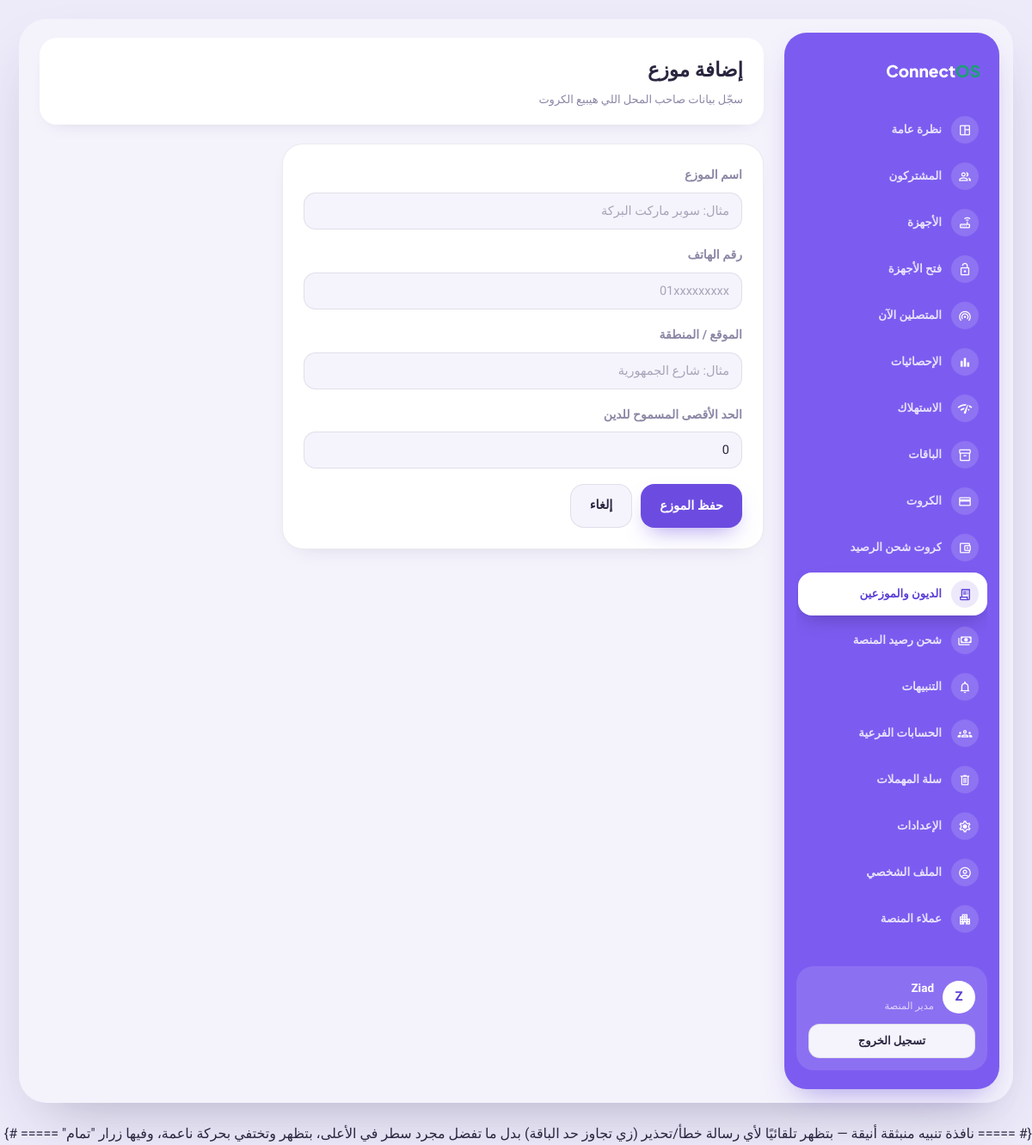
The app's page /debts/new/ (signed in) with its own data.
### core/models.py (models this page shows, shortened)
class User(AbstractUser):
    ROLE_CHOICES = [
        ("owner", "مالك الشركة"),
        ("admin", "مدير"),
        ("support", "دعم فني"),
        ("platform_admin", "مدير المنصة"),
    ]
    company = models.ForeignKey(
        Company, on_delete=models.CASCADE, related_name="users",
        verbose_name="الشركة", null=True, blank=True,
    )
    role = models.CharField("الصلاحية", max_length=20, choices=ROLE_CHOICES, default="owner")
    phone = models.CharField("رقم الهاتف", max_length=20, blank=True)
    last_login_ip = models.GenericIPAddressField("آخر IP دخول", null=True, blank=True)
    class Meta:
        verbose_name = "مستخدم"
        verbose_name_plural = "المستخدمون"

### debts/views.py (the view)
# urls.py: path("new/", views.reseller_create, name="reseller_create"),
@login_required
def reseller_create(request):
    if request.method == "POST":
        form = ResellerForm(request.POST)
        if form.is_valid():
            reseller = form.save(commit=False)
            reseller.company = request.user.company
            reseller.save()
            messages.success(request, f'تمت إضافة الموزع "{reseller.name}".')
            return redirect("debts:reseller_list")
    else:
        form = ResellerForm()
    return render(request, "debts/reseller_form.html", {"form": form})

### debts/forms.py
class ResellerForm(forms.ModelForm):
    class Meta:
        model = Reseller
        fields = ["name", "phone", "location", "debt_limit"]
        widgets = {
            "name": forms.TextInput(attrs={"class": "field", "placeholder": "مثال: سوبر ماركت البركة"}),
            "phone": forms.TextInput(attrs={"class": "field", "placeholder": "01xxxxxxxxx"}),
            "location": forms.TextInput(attrs={"class": "field", "placeholder": "مثال: شارع الجمهورية"}),
            "debt_limit": forms.NumberInput(attrs={"class": "field", "placeholder": "0 = بلا حد"}),
        }

### core/context_processors.py (called while the page is built, shortened)
def company_status(request):
    user = getattr(request, "user", None)
    if not user or not getattr(user, "is_authenticated", False):
        return {}
    if not getattr(user, "company_id", None) or user.role == "platform_admin":
        return {}

### debts/templates/debts/reseller_form.html (shortened to what this page needs)
{% extends "base.html" %}
{% block page_title %}إضافة موزع{% endblock %}
{% block page_crumb %}سجّل بيانات صاحب المحل اللي هيبيع الكروت{% endblock %}
{% block content %}
<div class="panel" style="max-width:560px;">
  <form method="post">
    {% for field in form %}
    <div class="form-group">
      <label for="{{ field.id_for_label }}">{{ field.label }}</label>
      {{ field }}
    </div>
    {% endfor %}
    <div style="display:flex;gap:10px;margin-top:10px;">
      <button type="submit" class="btn btn-primary">حفظ الموزع</button>
      <a href="{% url 'debts:reseller_list' %}" class="btn btn-ghost">إلغاء</a>
    </div>
  </form>
</div>
{% endblock %}

### templates/base.html (shortened to what this page needs)
{% load static %}
<!DOCTYPE html>
<html lang="ar" dir="rtl">
<head>
<link rel="stylesheet" href="{% static 'css/style.css' %}">
</head>
<body>
<div class="page-wrap">
<div class="shell">
  <aside class="sidebar no-print">
    <div class="sb-logo">Connect<span>OS</span></div>
    <nav class="sb-nav">
      <a href="{% url 'dashboard:home' %}" class="sb-link "><span class="sb-ico"><span class="material-symbols-outlined"></span></span><span class="sb-txt">نظرة عامة</span></a>
      <a href="{% url 'subscribers:list' %}" class="sb-link {% if 'subscribers' in request.path %}active{% endif %}"><span class="sb-ico"><span class="material-symbols-outlined">group</span></span><span class="sb-txt">المشتركون</span></a>
      <a href="{% url 'nas_manager:list' %}" class="sb-link "><span class="sb-ico"><span class="material-symbols-outlined"></span></span><span class="sb-txt">الأجهزة</span></a>
      <a href="{% url 'nas_manager:device_unlock_list' %}" class="sb-link {% if 'unlock' in request.path %}active{% endif %}"><span class="sb-ico"><span class="material-symbols-outlined">lock_open</span></span><span class="sb-txt">فتح الأجهزة</span></a>
      <a href="{% url 'radius_core:online_now' %}" class="sb-link {% if 'radius' in request.path %}active{% endif %}"><span class="sb-ico"><span class="material-symbols-outlined">wifi_tethering</span></span><span class="sb-txt">المتصلين الآن</span></a>
      <a href="{% url 'dashboard:statistics' %}" class="sb-link "><span class="sb-ico"><span class="material-symbols-outlined"></span></span><span class="sb-txt">الإحصائيات</span></a>
      <a href="{% url 'dashboard:consumption' %}" class="sb-link "><span class="sb-ico"><span class="material-symbols-outlined"></span></span><span class="sb-txt">الاستهلاك</span></a>
      <a href="{% url 'plans:list' %}" class="sb-link {% if 'plans' in request.path %}active{% endif %}"><span class="sb-ico"><span class="material-symbols-outlined">inventory_2</span></span><span class="sb-txt">الباقات</span></a>
      <a href="{% url 'vouchers:batch_list' %}" class="sb-link "><span class="sb-ico"><span class="material-symbols-outlined"></span></span><span class="sb-txt">الكروت</span></a>
      <a href="{% url 'vouchers:topup_batch_list' %}" class="sb-link {% if 'topup' in request.path %}active{% endif %}"><span class="sb-ico"><span class="material-symbols-outlined">account_balance_wallet</span></span><span class="sb-txt">كروت شحن الرصيد</span></a>
      <a href="{% url 'debts:reseller_list' %}" class="sb-link {% if 'debts' in request.path %}active{% endif %}"><span class="sb-ico"><span class="material-symbols-outlined">receipt_long</span></span><span class="sb-txt">الديون والموزعين</span></a>
      <a href="{% url 'payments:checkout' %}" class="sb-link {% if 'payments' in request.path %}active{% endif %}"><span class="sb-ico"><span class="material-symbols-outlined">payments</span></span><span class="sb-txt">شحن رصيد المنصة</span></a>
      <a href="{% url 'notifications:settings' %}" class="sb-link {% if 'notifications' in request.path %}active{% endif %}"><span class="sb-ico"><span class="material-symbols-outlined">notifications</span></span><span class="sb-txt">التنبيهات</span></a>
      <a href="{% url 'dashboard:team' %}" class="sb-link {% if 'team' in request.path %}active{% endif %}"><span class="sb-ico"><span class="material-symbols-outlined">groups</span></span><span class="sb-txt">الحسابات الفرعية</span></a>
      <a href="{% url 'dashboard:trash' %}" class="sb-link {% if 'trash' in request.path %}active{% endif %}"><span class="sb-ico"><span class="material-symbols-outlined">delete</span></span><span class="sb-txt">سلة المهملات</span></a>
      <a href="{% url 'dashboard:settings' %}" class="sb-link "><span class="sb-ico"><span class="material-symbols-outlined"></span></span><span class="sb-txt">الإعدادات</span></a>
      <a href="{% url 'dashboard:profile' %}" class="sb-link "><span class="sb-ico"><span class="material-symbols-outlined"></span></span><span class="sb-txt">الملف الشخصي</span></a>
      {% if request.user.role == 'platform_admin' %}
      <a href="{% url 'dashboard:platform_overview' %}" class="sb-link {% if 'platform' in request.path %}active{% endif %}"><span class="sb-ico"><span class="material-symbols-outlined">apartment</span></span><span class="sb-txt">عملاء المنصة</span></a>
      {% endif %}
    </nav>
    <div class="sb-spacer"></div>
    <div class="sb-user">
      <div class="sb-user-row">
        <div class="u-avatar">{{ request.user.get_full_name|default:request.user.username|first|upper }}</div>
        <div class="u-info">
          <div class="u-name">{{ request.user.get_full_name|default:request.user.username }}</div>
          <div class="u-role">{{ request.user.get_role_display }}</div>
        </div>
      </div>
      <a href="{% url 'core:logout' %}" class="btn btn-ghost btn-sm btn-block">تسجيل الخروج</a>
    </div>
  </aside>
  <main class="main">
    <div class="topbar">
      <div>
        <h1>{% block page_title %}{% endblock %}</h1>
        <div class="crumb">{% block page_crumb %}{% endblock %}</div>
      </div>
    </div>
    {% block content %}{% endblock %}
  </main>
</div>
</div>
{# ===== نافذة تنبيه منبثقة أنيقة — بتظهر تلقائيًا لأي رسالة خطأ/تحذير (زي تجاوز حد الباقة)
      بدل ما تفضل مجرد سطر في الأعلى، بتظهر وتختفي بحركة ناعمة، وفيها زرار "تمام" ===== #}
</body>
</html>

### records on screen
User: user.get_full_name|first "Z", user.get_full_name "Ziad", user.role "مدير المنصة"

### other values on screen
{{ field.label }} "اسم الموزع" "رقم الهاتف" "الموقع / المنطقة" "الحد الأقصى المسموح للدين"
